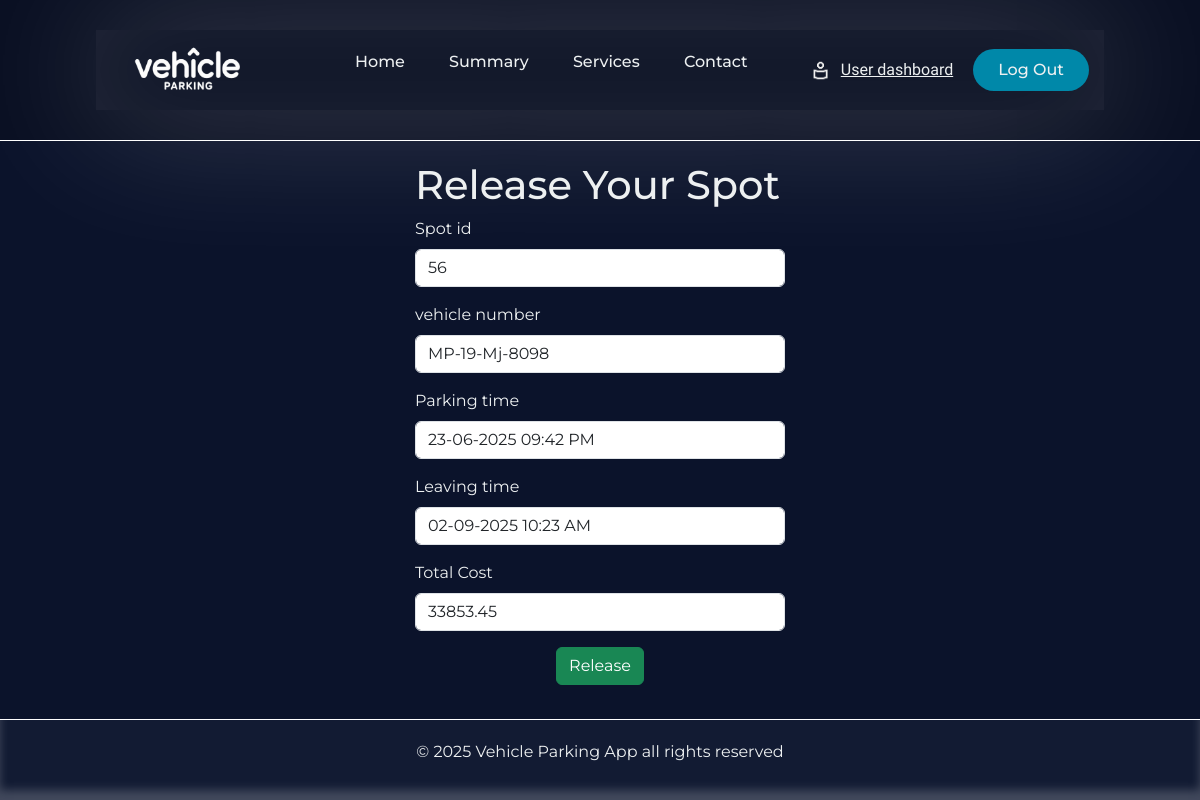
The page /release-parking-spot/2/2 on the database as committed earlier.
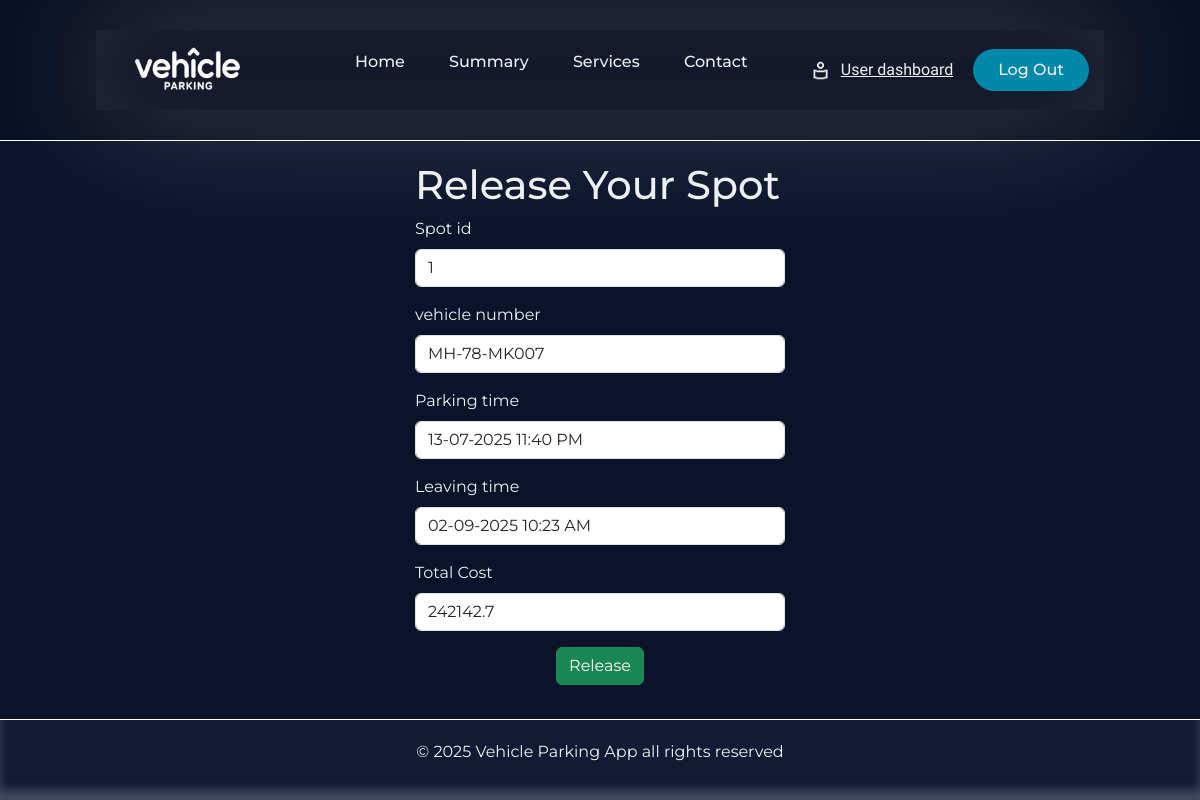
The same page on the database as committed later.
### Application/models.py (models this page shows)
class Parkingrecords(db.Model):
    __tablename__='parking_records'
    id=db.Column(db.Integer,primary_key=True)
    spot_id=db.Column(db.Integer,db.ForeignKey('parking_spots.id'),nullable=False)
    user_id=db.Column(db.Integer,db.ForeignKey('user.id'),nullable=False)
    vehicle_number=db.Column(db.String(18),nullable=False)
    parking_timestamp=db.Column(db.DateTime,nullable=False)
    leaving_timestamp=db.Column(db.DateTime,nullable=True)
    parking_cost=db.Column(db.Float,nullable=True)
    status=db.Column(db.String(12),nullable=False,default='reserved') # reserved and released

### Application/controllers.py (the view, shortened to what this page needs)
@app.route('/release-parking-spot/<int:record_id>/<int:user_id>',methods=['GET','POST'])
def release_spot(record_id,user_id):
    parking_record=Parkingrecords.query.filter_by(id=record_id).first()
    leaving_timestamp=datetime.now()
    spot_price=float(parking_record.spot.lot.price)
    total_time_in_seconds=(leaving_timestamp-parking_record.parking_timestamp).total_seconds()
    total_time_in_hours=total_time_in_seconds/3600
    final_cost=round((spot_price*total_time_in_hours),2)
    return render_template('release_parkingspot.html',
                           parking_record=parking_record,
                           leaving_timestamp=leaving_timestamp,
                           final_cost=final_cost,
                           user_id=user_id)

### templates/release_parkingspot.html (shortened to what this page needs)
{% extends 'user_base.html' %}
{% block content %}
                <div class="form_canvas">
                    <div id="release-spot-card" class="form-card">
                        <h1>Release Your Spot</h1>
                        <form action="/release-parking-spot/{{parking_record.id}}/{{parking_record.user_id}}" method="POST">
                        <div class="mb-3" >
                            <label for="spot-id" class="form-label">Spot id</label>
                            <input type="text" class="form-control" id="spot-id"  name="spot_id" value="{{ parking_record.spot_id }}" readonly>
                        </div>
                        <div class="mb-3" >
                            <label for="vehicle-number" class="form-label"> vehicle number</label>
                            <input type="text" class="form-control" id="vehicle-number"  name="vehicle_number"  value="{{ parking_record.vehicle_number }}" readonly>
                        </div>
                        <div class="mb-3" >
                            <label for="parking-time" class="form-label">Parking time</label>
                            <input type="text" class="form-control" id="parking-time"  name="parking_time" value="{{parking_record.parking_timestamp.strftime('%d-%m-%Y %I:%M %p')}}" readonly>
                        </div>
                        <div class="mb-3" >
                            <label for="parking-time" class="form-label">Leaving time</label>
                            <input type="text" class="form-control" id="parking-time"  name="leaving_time" value="{{leaving_timestamp.strftime('%d-%m-%Y %I:%M %p')}}" readonly>
                        </div>
                        <div class="mb-3" >
                            <label for="Total-cost" class="form-label">Total Cost</label>
                            <input type="text" class="form-control" id="Total-cost"  name="total_cost"  value="{{ final_cost }}" readonly>
                        </div>
                        <div style="text-align: center;">
                            <input type="submit" class="btn btn-success" value="Release">
                            <br>
                        </div>
                        </form>
                    </div>
                </div>
{% endblock %}

Rows that differ between the two databases and show on the page:
changed Parkingrecords: spot_id "56" → "1"; vehicle_number "MP-19-Mj-8098" → "MH-78-MK007"; parking_time "23-06-2025 09:42 PM" → "13-07-2025 11:40 PM"
Other text that changed with them:
form field total_cost: "33853.45" → "242142.7"
